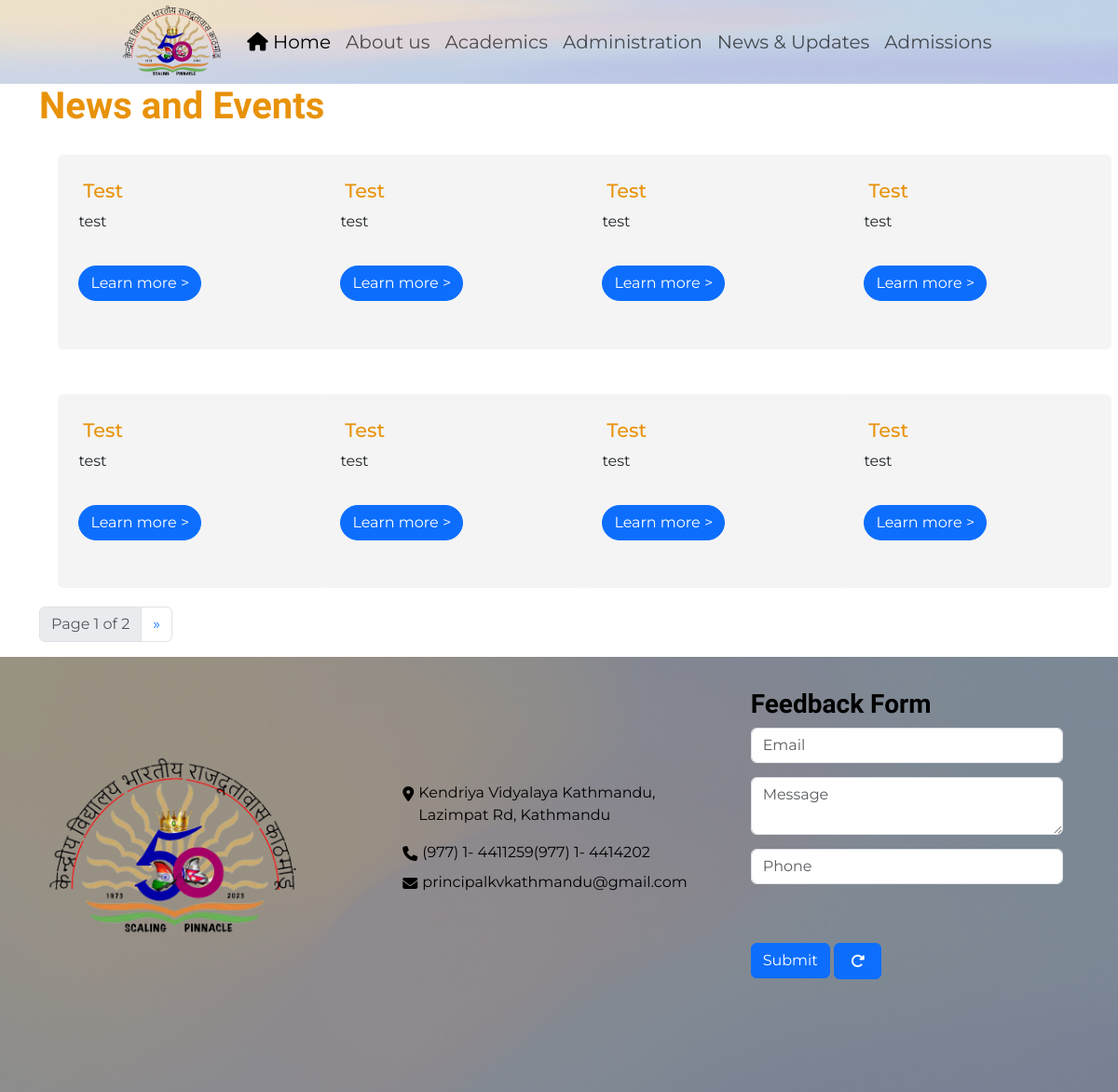
Screenshot of /News_and_Events with the database file from the repository.
### main_app/models.py (models this page shows, shortened)
class News_and_Events(models.Model):
    id=models.IntegerField(primary_key=True,auto_created=True,blank=False,null=False)
    title=models.TextField(blank=False)
    description=models.TextField(blank=False)
    class Meta:
        verbose_name = "Add Event Item"
        verbose_name_plural = "Add Event Item"

### main_app/views.py (the view)
# urls.py: path("News_and_Events",views.news_and_events,name="news_and_events"),
def news_and_events(request):
    events = News_and_Events.objects.all()[::-1][:24]
    paginator=Paginator(events,8)
    page=request.GET.get("page")
    events=paginator.get_page(page)
    return render(request,"website/news_and_events.html",{
        "events":events
    })

### main_app/templates/website/news_and_events.html (shortened to what this page needs)
{% extends 'website/layout.html' %}
{% block body %}
<h1>News and Events</h1>
<div class="news_and_events row row-cols-1 row-cols-md-2 row-cols-lg-4 g-2">
    {% for events in events %}
        <div class="col">
            {% with image=events.images.all %}
            <div class="card" style="width: 18rem; max-height: 23rem;">
                <div class="card-body">
                    <h5 class="card-title">{{events.title}}</h5>
                    <p class="card-text text-truncate pb-2">
                        {{events.description}}
                    </p>
                    <a href="{% url 'show_event' pk=events.id %}" class="btn btn-primary mt-4">Learn more ></a>
                </div>
            </div>
        </div>
        {% endwith %}
    {% endfor %}
</div>
<nav aria-label="Page navigation page-nav">
    <ul class="pagination -lg">
    <li class="page-item disabled">
        <a class="page-link" href="#" aria-label="Previous">
            <span aria-hidden="true">Page {{events.number}}  of {{events.paginator.num_pages}}</span>
        </a>
    </li>
    {% if events.has_next %}
        <li class="page-item">
            <a class="page-link" href="?page={{events.next_page_number}}" aria-label="Previous">
                <span aria-hidden="true">&raquo;</span>
            </a>
        </li>
    {% endif %}
    </ul>
</nav>
{% endblock %}

### main_app/static/website/styles.css (style rules this page uses)
* { padding: 0px; margin: 0px; }
html, body { height: 100%; }
body { font-size: 16px; background-color: #fff; display: flex; flex-direction: column; font-family: "Montserrat", sans-serif; }
h1, h2, h3 { color: #e89209; font-family: "Philosopher", serif; font-weight: bold; }
.card { margin: 1.25rem; background-color: #f4f4f4; border: none; }
.card p { margin: 0.2rem; }
.card-title { color: #e89209; text-transform: capitalize; margin: 0.5rem; font-size: 1.3em; }
.card-body { margin: 0.2rem; }
.card a { margin: 0.5rem 0 2rem 0.2rem; border-radius: 40px; }

### rows the page displays
News_and_Events: title "Test", description "test"
News_and_Events: title "Test", description "test"
News_and_Events: title "Test", description "test"
News_and_Events: title "Test", description "test"
News_and_Events: title "Test", description "test"
News_and_Events: title "Test", description "test"
News_and_Events: title "Test", description "test"
News_and_Events: title "Test", description "test"

### other values shown
{{ events.number }} "1"
{{ events.paginator.num_pages }} "2"
